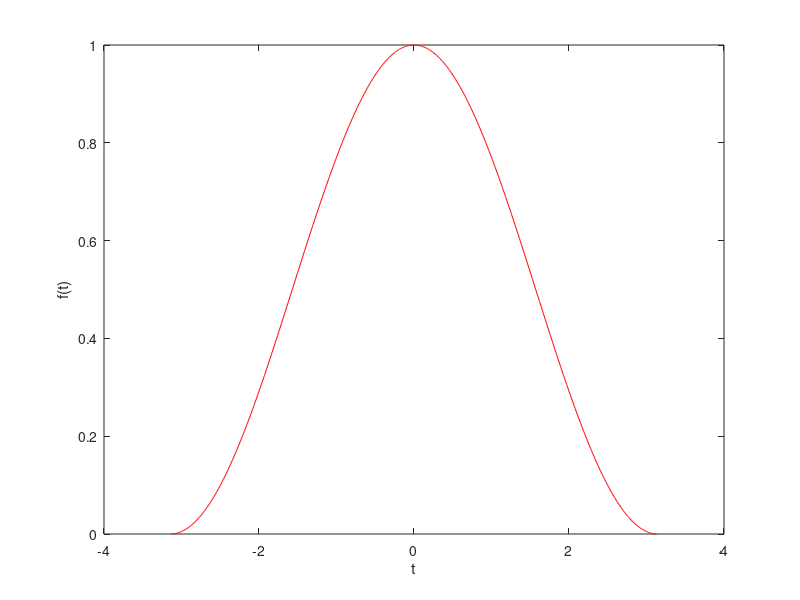
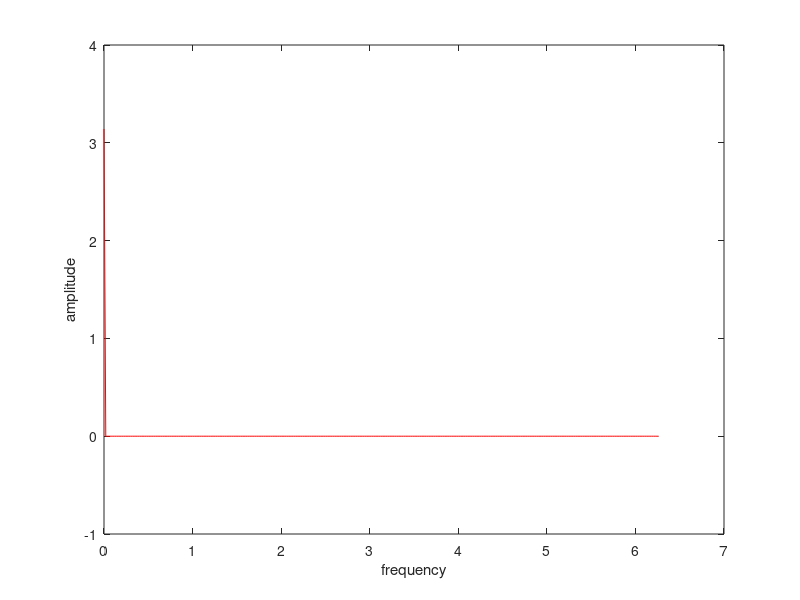

These figures' MATLAB source, in order:
t = -3.13:0.01:3.13
y = 0.5 + 0.5 * cos(t)

figure(1);
plot(t, y, '-r');
xlabel('t');
ylabel('f(t)');

seq = -313 : 313;
seq = -j * seq;

k = 0 : 313;
w = 2 * pi / 314 * k;

e = exp(seq' * w);

f = y * e * 0.01;

figure(2);
plot(w, f, '-r');
xlabel('frequency');
ylabel('amplitude');
